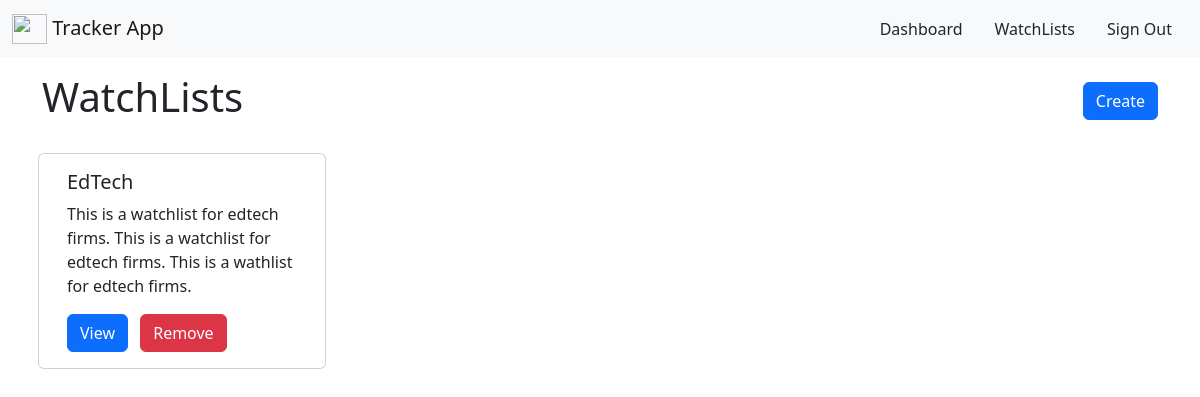
Page /tracker/watchlists/ (signed in) on the committed database.
### TrackerApp/models.py (models this page shows, shortened)
class WatchList(models.Model):
    title = models.CharField(max_length=255, null=True, blank=True)
    stocks = models.ManyToManyField(Stock, blank=True)
    desc = models.TextField(null=True, blank=True)
    owner = models.ForeignKey(User, blank=True, null=True, on_delete=models.CASCADE)

### TrackerApp/views.py (the view, shortened to what this page needs)
# urls.py: path('watchlists/', watchLists, name='watch_lists'),
@login_required
def watchLists(request):
    context = {}
    context['error'] = False
    try:
        watchlist = WatchList.objects.filter(owner=request.user)
        context['watchlist'] = watchlist
    except Exception as e:
        context['error'] = True
        context['message'] = str(e)
    return render(request, 'TrackerApp/watchlists.html', context)

### templates/TrackerApp/watchlists.html (shortened to what this page needs)
{% extends 'TrackerApp/base.html' %}
{% block Content %}
<div class="container">
    <div class="row">
        <h1 class="h1 py-3 col-6">WatchLists</h1>
        <div class="col-6 d-flex justify-content-end align-items-center">
            <button type="button" class="btn btn-primary" data-toggle="modal" data-target="#exampleModal">Create</button>
        </div>
    </div>
    <div class="row">
    {% for item in watchlist %}
        <div class="card col-lg-3 col-md-4 col-sm-6 m-2" style="width: 18rem;">
            <div class="card-body">
            <h5 class="card-title">{{item.title}}</h5>
            <p class="card-text">{{item.desc}}</p>
            <a href="{% url 'watch_list' item.id %}" class="card-link"><button class="btn btn-primary">View</button></a>
            <button type="button" class="btn btn-danger mx-2 remove_btns" data-toggle="modal" data-target="#exampleModal1" id="{{item.id}}">Remove</button>
            </div>
        </div>
    {% endfor %}
    </div>
</div>
{% endblock %}

### rows in the picture
WatchList: title "EdTech", desc "This is a watchlist for edtech firms. This is a watchlist for edtech firms. This is a wathlist for edtech firms."
